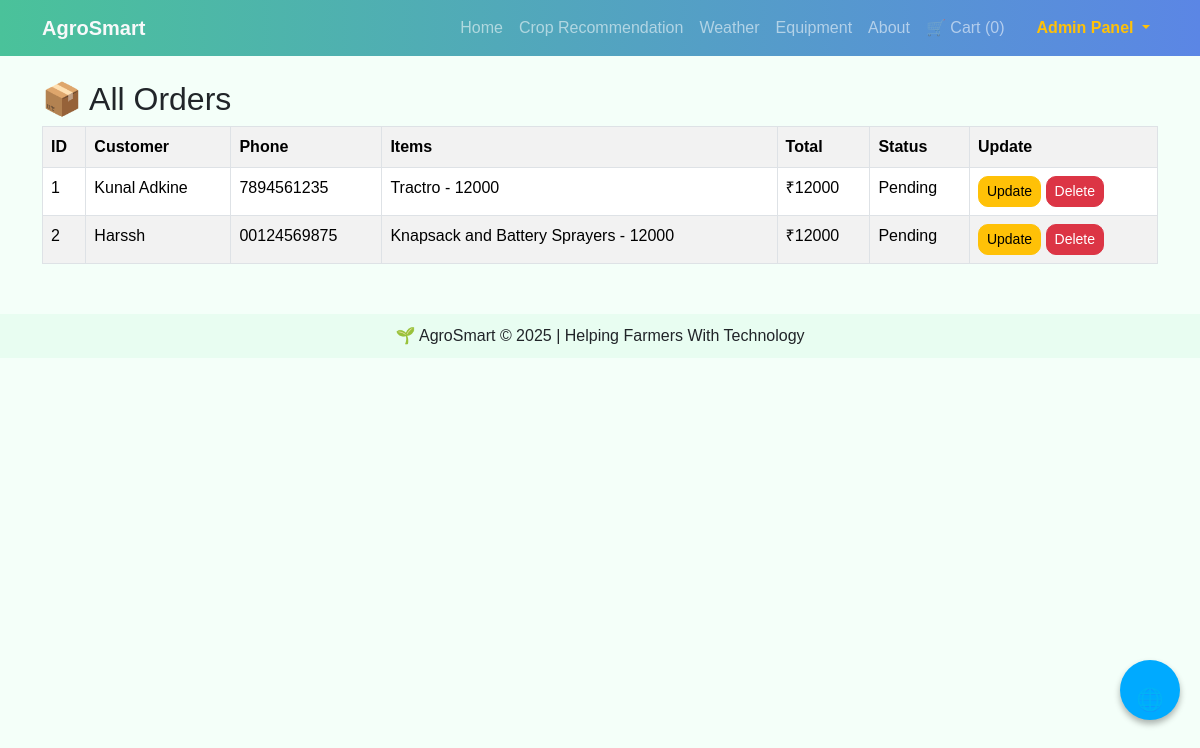
/admin/orders (signed in), run on the app's committed database.
### app.py (models this page shows)
class Order(db.Model):
    id = db.Column(db.Integer, primary_key=True)
    customer_name = db.Column(db.String(100), nullable=False)
    customer_phone = db.Column(db.String(20), nullable=False)
    items = db.Column(db.Text, nullable=False)
    total = db.Column(db.String(50), nullable=False)
    status = db.Column(db.String(20), default="Pending")

### app.py (the view)
@app.route("/admin/orders")
def admin_orders():
    if "admin" not in session:
        return redirect(url_for("admin_login"))
    orders = Order.query.all()
    return render_template("admin_orders.html", orders=orders)

### templates/admin_orders.html
{% extends "base.html" %}
{% block content %}
<h2>📦 All Orders</h2>
<table class="table table-bordered table-striped">
<tr>
  <th>ID</th>
  <th>Customer</th>
  <th>Phone</th>
  <th>Items</th>
  <th>Total</th>
  <th>Status</th>
  <th>Update</th>
</tr>
{% for o in orders %}
<tr>
  <td>{{ o.id }}</td>
  <td>{{ o.customer_name }}</td>
  <td>{{ o.customer_phone }}</td>
  <td style="white-space:pre-line;">{{ o.items }}</td>
  <td>{{ o.total }}</td>
  <td>{{ o.status }}</td>
  <td>
      <a href="/admin/orders/update/{{o.id}}" class="btn btn-sm btn-warning">Update</a>
      <a href="/admin/orders/delete/{{ o.id }}"
     onclick="return confirm('Are you sure you want to delete this order?');"
     class="btn btn-danger btn-sm">Delete</a>
  </td>
</tr>
{% endfor %}
</table>
{% endblock %}

### static/css/style.css (style rules this page uses)
body { font-family: 'Poppins', sans-serif; background: #f4fff9; }
.btn { border-radius: 10px; }

### data on the page
Order: id "1", customer_name "Kunal Adkine", customer_phone "7894561235", items "Tractro - 12000", total "₹12000", status "Pending"
Order: id "2", customer_name "Harssh", customer_phone "00124569875", items "Knapsack and Battery Sprayers - 12000", total "₹12000", status "Pending"

### other printed values
{{ session.get('cart')|length if session.get('cart') else 0 }} "0"
